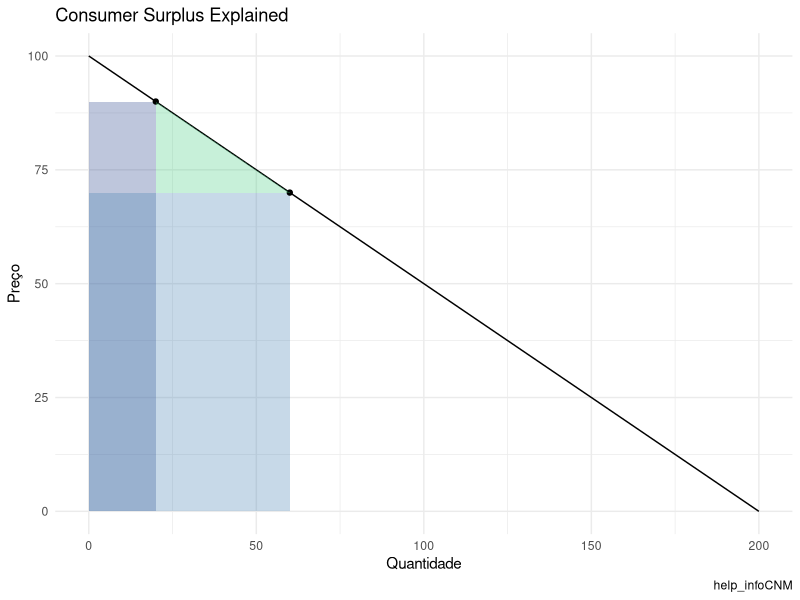

Generate this figure with R:
library(tidyverse)

# Contantes
cl = 200; ca = -2

# Função Demanda
D <- function(p){
  demand = cl + ca * p
  return(demand)
}

# Função Preço
P <- function(d){
  price = (d - cl) / ca
  return(price)
}

# Pontos em que a curva Demanda cruza os eixos x e y 
D(10); P(D(10))
D(0); P(D(0))

# alores iniciais
p1 = 90; p2 = 70

# Tabela root
df <- data.frame(
  y = c(P(0), 0, p1, p1, 0, p2, p2, 0, min(p1, p2)),
  x = c(0, D(0), D(p1), 0, D(p1), D(p2), 0, D(p2), min(D(p1), D(p2))),
  leg = c("preço_max", "preço_min", "input1", "lin_hor1", "lin_ver1", "input2", "lin_hor2", "lin_ver2", "mid_pt")
); df

# Triangle data
triang <- data.frame(
  y = c(df$y[3], df$y[6], df$y[9]),
  x = c(df$x[3], df$x[6], df$x[9])
); triang

# gráfico do Consumer Surplus
ggplot()+
  geom_segment(aes(x = df$x[1], y = df$y[1], xend = df$x[2], yend = df$y[2]))+ # Curva Demanda
  # geom_segment(aes(x = df$x[3], y = df$y[3]), xend = df$x[4], yend = df$y[4], size = 1, linetype=2) + # Linha horizontal
  # geom_segment(aes(x = df$x[3], y = df$y[3]), xend = df$x[5], yend = df$y[5], size = 1, linetype=2) + # Linha vertical
  geom_rect(aes(xmin = 0, ymin = 0, xmax = df$x[5], ymax = df$y[4]), alpha = 0.3, fill = "royalblue4") + # Quadrado principal
  # geom_segment(aes(x = df$x[6], y = df$y[6]), xend = df$x[7], yend = df$y[7], size = 1, linetype=2) + # Linha horizontal
  # geom_segment(aes(x = df$x[6], y = df$y[6]), xend = df$x[8], yend = df$y[8], size = 1, linetype=2) + # Linha vertical
  geom_rect(aes(xmin = 0, ymin = 0, xmax = df$x[8], ymax = df$y[7]), alpha = 0.3, fill = "steelblue") + # Quadrado principal
  geom_point(aes(x = df$x[3], y = df$y[3]))+
  geom_point(aes(x = df$x[6], y = df$y[6]))+
  # geom_polygon(aes(x = c(df$x[c(3, 6)], 0), y = c(df$y[c(3, 6)], 0))) +
  geom_polygon(aes(x = triang$x, y = triang$y), fill = "seagreen3", alpha = 0.3) +
  labs(
    title = "Consumer Surplus Explained", 
    caption = "help_infoCNM", 
    x = "Quantidade", 
    y= "Preço"
  ) +
  theme_minimal()
